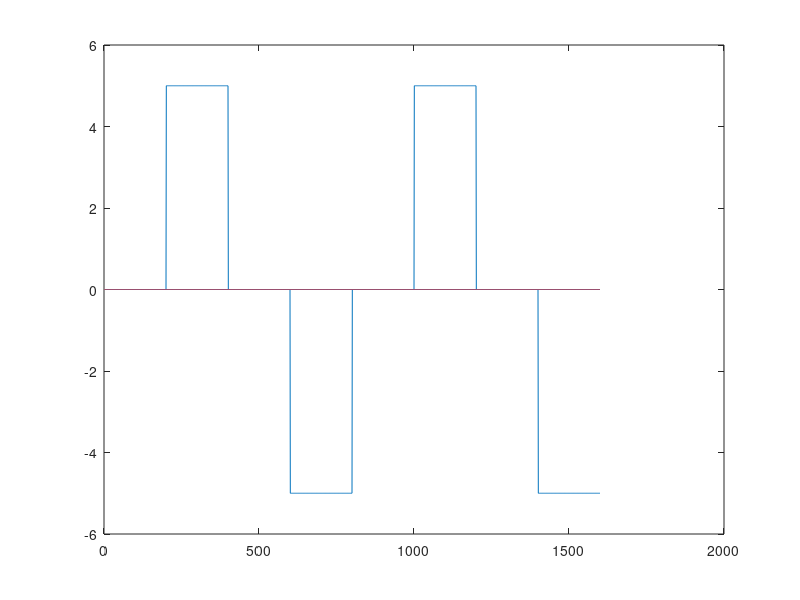

Write the MATLAB code that produced this figure.
#MLT-3 :Rule

#bit 0: no transition
#bit 1:  0 if last level not zero
#        1 else opposite of last non zero level

data =[0 1 1 1 1 1 1 1];
#substitute one point to 200
point=200;
signal =zeros(length(data)*point);
#status 1=+ve  -1=-ve
status=-1;#let last non zero level was negative
level=0;#let last level was 0
k=1;
for i=1:length(data)
  if data(i)==0
    if level==0
      for j=1:point
        signal(k)=0;
        k=k+1;
      endfor
    elseif status==1
      for j=1:point
        signal(k)=5;
        k=k+1;
      endfor
      level=1;
    else
      for j=1:point
        signal(k)=-5;
        k=k+1;
      endfor
      level=-1;
    endif
  else
    if level==0
      if status==1
        for j=1:point
          signal(k)=-5;
          k=k+1;
        status=-1;
        level=-1;
        endfor
      else
         for j=1:point
           signal(k)=5;
           k=k+1;
         status=1;
         level=1;
         endfor
      endif
     else
      for j=1:point
        signal(k)=0;
        k=k+1;
      endfor
      level=0;
   endif
  endif
endfor
plot(signal);


